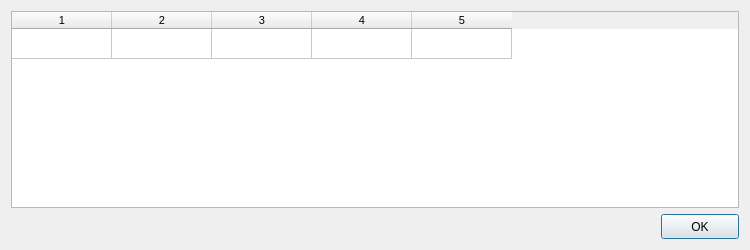
<?xml version="1.0" encoding="UTF-8"?>
<ui version="4.0">
 <class>DialogMACHSections</class>
 <widget class="QDialog" name="DialogMACHSections">
  <property name="windowModality">
   <enum>Qt::ApplicationModal</enum>
  </property>
  <property name="geometry">
   <rect>
    <x>0</x>
    <y>0</y>
    <width>750</width>
    <height>250</height>
   </rect>
  </property>
  <property name="minimumSize">
   <size>
    <width>750</width>
    <height>250</height>
   </size>
  </property>
  <property name="maximumSize">
   <size>
    <width>750</width>
    <height>250</height>
   </size>
  </property>
  <property name="windowTitle">
   <string>Sections</string>
  </property>
  <property name="modal">
   <bool>true</bool>
  </property>
  <layout class="QVBoxLayout" name="verticalLayout">
   <item>
    <widget class="QTableWidgetX" name="tableWidgetSections">
     <property name="font">
      <font>
       <pointsize>8</pointsize>
       <weight>50</weight>
       <bold>false</bold>
      </font>
     </property>
     <property name="contextMenuPolicy">
      <enum>Qt::CustomContextMenu</enum>
     </property>
     <property name="editTriggers">
      <set>QAbstractItemView::NoEditTriggers</set>
     </property>
     <property name="selectionMode">
      <enum>QAbstractItemView::SingleSelection</enum>
     </property>
     <property name="selectionBehavior">
      <enum>QAbstractItemView::SelectRows</enum>
     </property>
     <property name="rowCount">
      <number>1</number>
     </property>
     <property name="columnCount">
      <number>5</number>
     </property>
     <attribute name="horizontalHeaderVisible">
      <bool>true</bool>
     </attribute>
     <attribute name="verticalHeaderVisible">
      <bool>false</bool>
     </attribute>
     <row/>
     <column/>
     <column/>
     <column/>
     <column/>
     <column/>
    </widget>
   </item>
   <item>
    <layout class="QHBoxLayout" name="horizontalLayout_2">
     <item>
      <spacer name="horizontalSpacer_2">
       <property name="orientation">
        <enum>Qt::Horizontal</enum>
       </property>
       <property name="sizeHint" stdset="0">
        <size>
         <width>40</width>
         <height>20</height>
        </size>
       </property>
      </spacer>
     </item>
     <item>
      <widget class="QPushButtonX" name="pushButtonOK">
       <property name="minimumSize">
        <size>
         <width>78</width>
         <height>25</height>
        </size>
       </property>
       <property name="maximumSize">
        <size>
         <width>78</width>
         <height>25</height>
        </size>
       </property>
       <property name="text">
        <string>OK</string>
       </property>
      </widget>
     </item>
    </layout>
   </item>
  </layout>
 </widget>
 <customwidgets>
  <customwidget>
   <class>QPushButtonX</class>
   <extends>QPushButton</extends>
   <header>qpushbuttonx.h</header>
  </customwidget>
  <customwidget>
   <class>QTableWidgetX</class>
   <extends>QTableWidget</extends>
   <header>qtablewidgetx.h</header>
  </customwidget>
 </customwidgets>
 <resources/>
 <connections/>
</ui>
